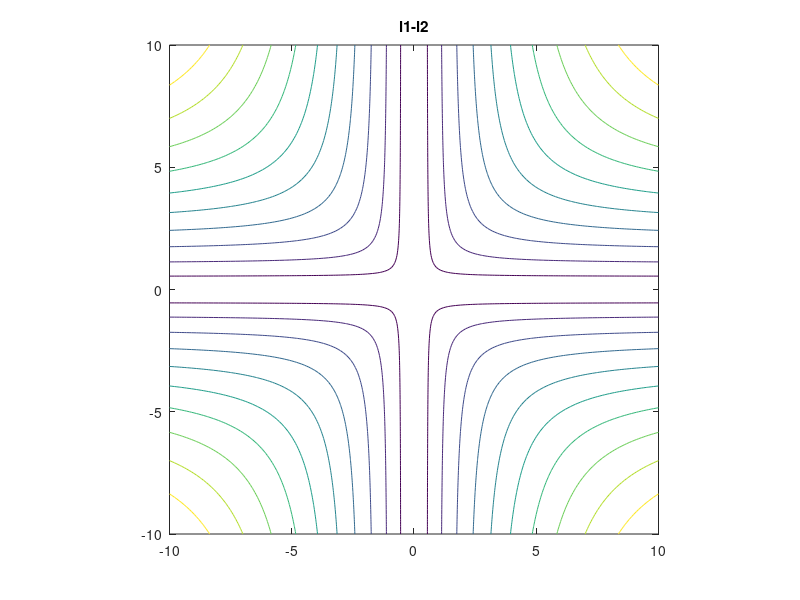
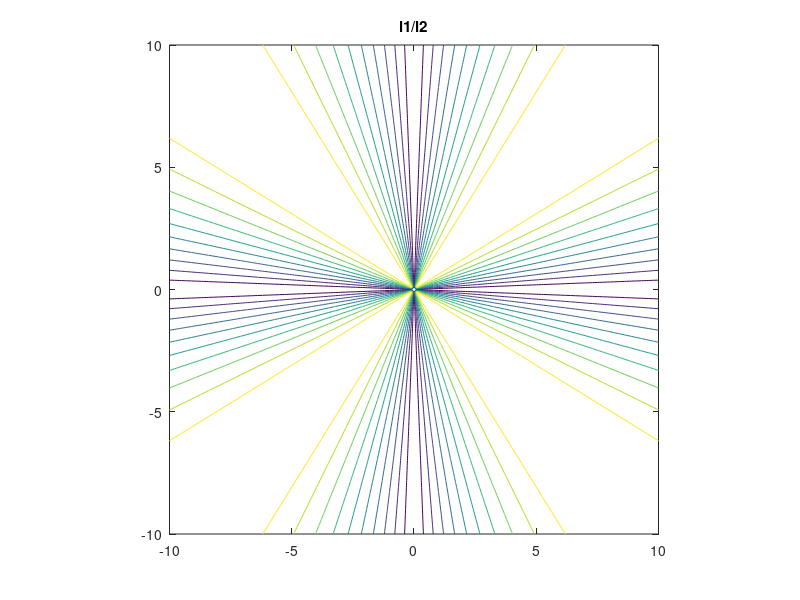

MATLAB code for these plots, in order:
%% l1-norm, l2-norm
x = -10:.1:10;
[X,Y] = meshgrid(x);
Z1 = abs(X)+abs(Y)-sqrt(X.^2+Y.^2);
Z2 = (abs(X)+abs(Y))./sqrt(X.^2+Y.^2);
figure,
contour(X,Y,Z1), axis square
title('l1-l2') % colorbar
figure,
contour(X,Y,Z2), axis square
title('l1/l2')
% colorbar